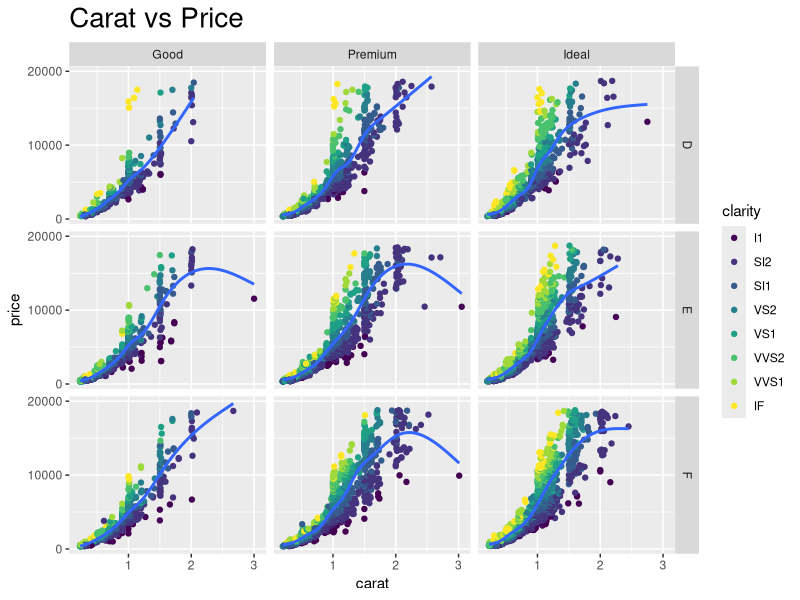

Write R code to recreate this figure.
## ---- chunk 1
knitr::opts_chunk$set(echo = TRUE)
## ---- chunk 2
library(dplyr)
library(tidyr)
library(ggplot2)
## ---- chunk 3
# Data frame for questions
data <- data.frame(V1 = rep(c("a","b","c"), each = 2),
                   V2 = rep(c(1:2), times = 3),
                   V3 = rep(c("alpha", "beta", "gamma")),
                   V4 = seq(10, 60, by = 10))
print(data)
## ---- chunk 4

## ---- chunk 5
data %>%
  filter(V1 == "a") %>% # Step 1
  select(V2, V4) %>% # Step 2
  gather(key = Apple, value = Banana, V2, V4) %>% # Step 3
  mutate(Apple = Banana) # Step 4
## ---- chunk 6
data %>%
  filter(V1 == "a")
## ---- chunk 7
data %>%
  filter(V1 == "a") %>%
  select(V2, V4)
## ---- chunk 8
data %>%
  filter(V1 == "a") %>%
  select(V2, V4) %>%
  gather(key = Apple, value = Banana, V2, V4)
## ---- chunk 9
data %>%
  filter(V1 == "a") %>%
  select(V2, V4) %>%
  gather(key = Apple, value = Banana, V2, V4) %>%
  mutate(Apple = Banana)
## ---- chunk 10

## ---- chunk 11
data %>%
  select(-V1) %>% # Step 1
  spread(key = V3, value = V4) %>% # Step 2
  mutate(delta = (alpha + beta) / gamma) %>% # Step 3
  filter(alpha %% 8 == 2) # Step 4
  
## ---- chunk 12
data %>%
  select(-V1)
## ---- chunk 13
data %>%
  select(-V1) %>%
  spread(key = V3, value = V4)
## ---- chunk 14
data %>%
  select(-V1) %>%
  spread(key = V3, value = V4) %>%
  mutate(delta = (alpha + beta) / gamma)
## ---- chunk 15
data %>%
  select(-V1) %>%
  spread(key = V3, value = V4) %>%
  mutate(delta = (alpha + beta) / gamma) %>%
  filter(alpha %% 8 == 2)
## ---- chunk 16
f <- 1
g <- 0

h <- function(n, f = -1, g = 1) {
  for(i in 1:n) {
    f <- f + g
    g <- f - g
  }
  return(g)
}
## ---- chunk 17
h(5, g, f)
## ---- chunk 18
x <- sapply(1:5, function(t) h(t, 0, 1))
## ---- chunk 19

## ---- chunk 20
x
## ---- chunk 21
y <- numeric(5)
for(t in 1:5) {
  y[t] <- h(t, 0, 1)
}
## ---- chunk 22
diamonds <- tbl_df(diamonds) %>%
  filter(cut %in% c("Good", "Premium", "Ideal"),
         color %in% c("D", "E", "F"))
## ---- chunk 23
diamonds %>%
  ggplot(aes(x = carat,y = price)) +
  geom_point(aes(col = clarity)) +
  geom_smooth(se = FALSE) +
  facet_grid(color ~ cut) +
  labs(title = "Carat vs Price") +
  theme(plot.title = element_text(size=20)) +
  scale_y_continuous(breaks = c(0, 10000, 20000))
  
## ---- chunk 24
x <- data.frame(a = 1:4, b = letters[1:2], stringsAsFactors = FALSE)
y <- data.frame(a = 1:2, b = letters[1:4], 
                d = c("ichi", "ni", "san", "shi"),
                 stringsAsFactors = FALSE)
## ---- chunk 25
x
y
## ---- chunk 26
anti_join(y, x)
## ---- chunk 27
inner_join(x, y)
